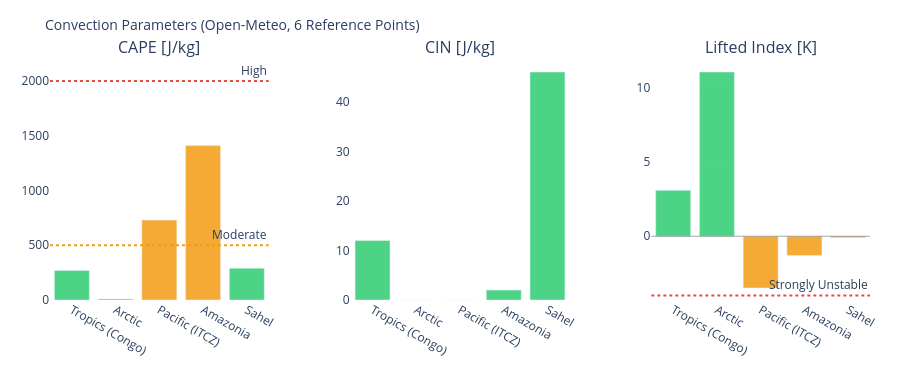

Notebook code cell kept with this figure:
### Markdown cell above
---
## 3. Visualizations

### Code cell
# ============================================================
# CAPE / CIN / LIFTED INDEX – Convection potential
# ============================================================

if not df_atm.empty:
    fig = make_subplots(
        rows=1, cols=3,
        subplot_titles=['CAPE [J/kg]', 'CIN [J/kg]', 'Lifted Index [K]'],
        horizontal_spacing=0.1
    )
    pts = df_atm['point'].tolist()
    pt_colors = ['#E85D24','#185FA5','#888780','#378ADD','#639922','#F2A623']

    # CAPE – höher = mehr Gewitterpotential
    cape_vals = df_atm['cape'].fillna(0).tolist()
    cape_colors = ['#e74c3c' if v > 2000 else '#f39c12' if v > 500 else '#2ecc71'
                   for v in cape_vals]
    fig.add_trace(go.Bar(x=pts, y=cape_vals, marker_color=cape_colors,
                         opacity=0.85, showlegend=False), row=1, col=1)
    fig.add_hline(y=2000, line_dash='dot', line_color='#e74c3c',
                  annotation_text='High', row=1, col=1)
    fig.add_hline(y=500,  line_dash='dot', line_color='#f39c12',
                  annotation_text='Moderate', row=1, col=1)

    # CIN – negativer = stärker gedeckelt (weniger Auslöse)
    cin_vals = df_atm['cin'].fillna(0).tolist()
    cin_colors = ['#e74c3c' if v < -200 else '#f39c12' if v < -50 else '#2ecc71'
                  for v in cin_vals]
    fig.add_trace(go.Bar(x=pts, y=cin_vals, marker_color=cin_colors,
                         opacity=0.85, showlegend=False), row=1, col=2)

    # Lifted Index – negativ = instabil
    li_vals = df_atm['li'].fillna(0).tolist()
    li_colors = ['#e74c3c' if v < -4 else '#f39c12' if v < 0 else '#2ecc71'
                 for v in li_vals]
    fig.add_trace(go.Bar(x=pts, y=li_vals, marker_color=li_colors,
                         opacity=0.85, showlegend=False), row=1, col=3)
    fig.add_hline(y=0, line_color='gray', line_width=0.7, row=1, col=3)
    fig.add_hline(y=-4, line_dash='dot', line_color='#e74c3c',
                  annotation_text='Strongly Unstable', row=1, col=3)

    fig.update_layout(
        title=dict(text='Convection Parameters (Open-Meteo, 6 Reference Points)', font=dict(size=14)),
        height=380, plot_bgcolor='rgba(0,0,0,0)', paper_bgcolor='rgba(0,0,0,0)',
        margin=dict(l=50, r=30, t=60, b=80)
    )
    fig.update_xaxes(tickangle=30)
    fig.show()

### Figure 1 — Plotly figure (JSON) as saved in the notebook; plotly's stock layout.template omitted (floating-point values rounded to 4 significant figures)
{"data": [{"marker": {"color": ["#2ecc71", "#2ecc71", "#f39c12", "#f39c12", "#2ecc71"]}, "opacity": 0.85, "showlegend": false, "type": "bar", "x": ["Tropics (Congo)", "Arctic", "Pacific (ITCZ)", "Amazonia", "Sahel"], "xaxis": "x", "y": [270.0, 10.0, 730.0, 1410.0, 290.0], "yaxis": "y"}, {"marker": {"color": ["#2ecc71", "#2ecc71", "#2ecc71", "#2ecc71", "#2ecc71"]}, "opacity": 0.85, "showlegend": false, "type": "bar", "x": ["Tropics (Congo)", "Arctic", "Pacific (ITCZ)", "Amazonia", "Sahel"], "xaxis": "x2", "y": [12.0, 0.0, 0.0, 2.0, 46.0], "yaxis": "y2"}, {"marker": {"color": ["#2ecc71", "#2ecc71", "#f39c12", "#f39c12", "#f39c12"]}, "opacity": 0.85, "showlegend": false, "type": "bar", "x": ["Tropics (Congo)", "Arctic", "Pacific (ITCZ)", "Amazonia", "Sahel"], "xaxis": "x3", "y": [3.1, 11.1, -3.5, -1.3, -0.1], "yaxis": "y3"}], "layout": {"annotations": [{"font": {"size": 16}, "showarrow": false, "text": "CAPE [J/kg]", "x": 0.1333, "xanchor": "center", "xref": "paper", "y": 1.0, "yanchor": "bottom", "yref": "paper"}, {"font": {"size": 16}, "showarrow": false, "text": "CIN [J/kg]", "x": 0.5, "xanchor": "center", "xref": "paper", "y": 1.0, "yanchor": "bottom", "yref": "paper"}, {"font": {"size": 16}, "showarrow": false, "text": "Lifted Index [K]", "x": 0.8667, "xanchor": "center", "xref": "paper", "y": 1.0, "yanchor": "bottom", "yref": "paper"}, {"showarrow": false, "text": "High", "x": 1, "xanchor": "right", "xref": "x domain", "y": 2000, "yanchor": "bottom", "yref": "y"}, {"showarrow": false, "text": "Moderate", "x": 1, "xanchor": "right", "xref": "x domain", "y": 500, "yanchor": "bottom", "yref": "y"}, {"showarrow": false, "text": "Strongly Unstable", "x": 1, "xanchor": "right", "xref": "x3 domain", "y": -4, "yanchor": "bottom", "yref": "y3"}], "height": 380, "margin": {"b": 80, "l": 50, "r": 30, "t": 60}, "paper_bgcolor": "rgba(0,0,0,0)", "plot_bgcolor": "rgba(0,0,0,0)", "shapes": [{"line": {"color": "#e74c3c", "dash": "dot"}, "type": "line", "x0": 0, "x1": 1, "xref": "x domain", "y0": 2000, "y1": 2000, "yref": "y"}, {"line": {"color": "#f39c12", "dash": "dot"}, "type": "line", "x0": 0, "x1": 1, "xref": "x domain", "y0": 500, "y1": 500, "yref": "y"}, {"line": {"color": "gray", "width": 0.7}, "type": "line", "x0": 0, "x1": 1, "xref": "x3 domain", "y0": 0, "y1": 0, "yref": "y3"}, {"line": {"color": "#e74c3c", "dash": "dot"}, "type": "line", "x0": 0, "x1": 1, "xref": "x3 domain", "y0": -4, "y1": -4, "yref": "y3"}], "title": {"font": {"size": 14}, "text": "Convection Parameters (Open-Meteo, 6 Reference Points)"}, "xaxis": {"anchor": "y", "domain": [0.0, 0.2667], "tickangle": 30}, "xaxis2": {"anchor": "y2", "domain": [0.3667, 0.6333], "tickangle": 30}, "xaxis3": {"anchor": "y3", "domain": [0.7333, 1.0], "tickangle": 30}, "yaxis": {"anchor": "x", "domain": [0.0, 1.0]}, "yaxis2": {"anchor": "x2", "domain": [0.0, 1.0]}, "yaxis3": {"anchor": "x3", "domain": [0.0, 1.0]}}}
